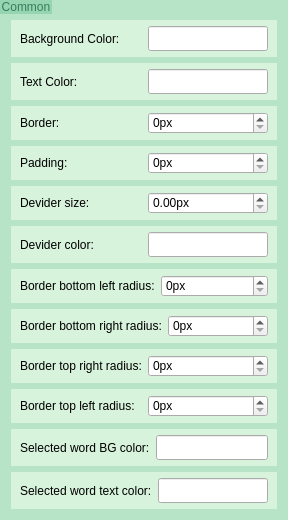
                      <widget class="QGroupBox" name="groupBox_66">
                       <property name="styleSheet">
                        <string notr="true">QGroupBox {
    border: none;
	background-color: rgb(183, 228, 199);
}

QGroupBox:title {
    border: none;
	color: rgb(56, 124, 92);
	background-color: rgb(149, 213, 178);
}
</string>
                       </property>
                       <property name="title">
                        <string>Common</string>
                       </property>
                       <layout class="QVBoxLayout" name="verticalLayout">
                        <property name="topMargin">
                         <number>20</number>
                        </property>
                        <item>
                         <widget class="QGroupBox" name="groupBox_109">
                          <property name="styleSheet">
                           <string notr="true">QGroupBox {
    border: none;
	background-color: rgb(216, 243, 220);
}


QGroupBox::title {
	border-radius:3px;
	background-color: rgb(183, 228, 199);
	color: rgb(62, 138, 102);
}</string>
                          </property>
                          <property name="title">
                           <string/>
                          </property>
                          <layout class="QHBoxLayout" name="horizontalLayout_63">
                           <property name="topMargin">
                            <number>6</number>
                           </property>
                           <property name="bottomMargin">
                            <number>6</number>
                           </property>
                           <item>
                            <widget class="QLabel" name="label_26">
                             <property name="text">
                              <string>Background Color:</string>
                             </property>
                            </widget>
                           </item>
                           <item>
                            <widget class="QLineEdit" name="BGColorLineEdit">
                             <property name="minimumSize">
                              <size>
                               <width>100</width>
                               <height>25</height>
                              </size>
                             </property>
                             <property name="maximumSize">
                              <size>
                               <width>120</width>
                               <height>16777215</height>
                              </size>
                             </property>
                            </widget>
                           </item>
                          </layout>
                         </widget>
                        </item>
                        <item>
                         <widget class="QGroupBox" name="groupBox_108">
                          <property name="styleSheet">
                           <string notr="true">QGroupBox {
    border: none;
	background-color: rgb(216, 243, 220);
}


QGroupBox::title {
	border-radius:3px;
	background-color: rgb(183, 228, 199);
	color: rgb(62, 138, 102);
}</string>
                          </property>
                          <property name="title">
                           <string/>
                          </property>
                          <layout class="QHBoxLayout" name="horizontalLayout_52">
                           <property name="topMargin">
                            <number>6</number>
                           </property>
                           <property name="bottomMargin">
                            <number>6</number>
                           </property>
                           <item>
                            <widget class="QLabel" name="label_27">
                             <property name="text">
                              <string>Text Color:</string>
                             </property>
                            </widget>
                           </item>
                           <item>
                            <widget class="QLineEdit" name="TextColorLineEdit">
                             <property name="minimumSize">
                              <size>
                               <width>100</width>
                               <height>25</height>
                              </size>
                             </property>
                             <property name="maximumSize">
                              <size>
                               <width>120</width>
                               <height>16777215</height>
                              </size>
                             </property>
                            </widget>
                           </item>
                          </layout>
                         </widget>
                        </item>
                        <item>
                         <widget class="QGroupBox" name="groupBox_107">
                          <property name="styleSheet">
                           <string notr="true">QGroupBox {
    border: none;
	background-color: rgb(216, 243, 220);
}

QGroupBox::title {
	border-radius:3px;
	background-color: rgb(183, 228, 199);
	color: rgb(62, 138, 102);
}</string>
                          </property>
                          <property name="title">
                           <string/>
                          </property>
                          <layout class="QHBoxLayout" name="horizontalLayout_53">
                           <property name="topMargin">
                            <number>6</number>
                           </property>
                           <property name="bottomMargin">
                            <number>6</number>
                           </property>
                           <item>
                            <widget class="QLabel" name="label_37">
                             <property name="text">
                              <string>Border:</string>
                             </property>
                            </widget>
                           </item>
                           <item>
                            <widget class="QSpinBox" name="BorderSpinBox">
                             <property name="minimumSize">
                              <size>
                               <width>100</width>
                               <height>0</height>
                              </size>
                             </property>
                             <property name="maximumSize">
                              <size>
                               <width>120</width>
                               <height>16777215</height>
                              </size>
                             </property>
                             <property name="suffix">
                              <string>px</string>
                             </property>
                             <property name="maximum">
                              <number>5</number>
                             </property>
                            </widget>
                           </item>
                          </layout>
                         </widget>
                        </item>
                        <item>
                         <widget class="QGroupBox" name="groupBox_106">
                          <property name="styleSheet">
                           <string notr="true">QGroupBox {
    border: none;
	background-color: rgb(216, 243, 220);
}
QGroupBox::title {
	border-radius:3px;
	background-color: rgb(183, 228, 199);
	color: rgb(62, 138, 102);
}</string>
                          </property>
                          <property name="title">
                           <string/>
                          </property>
                          <layout class="QHBoxLayout" name="horizontalLayout_54">
                           <property name="topMargin">
                            <number>6</number>
                           </property>
                           <property name="bottomMargin">
                            <number>6</number>
                           </property>
                           <item>
                            <widget class="QLabel" name="label_29">
                             <property name="text">
                              <string>Padding:</string>
                             </property>
                            </widget>
                           </item>
                           <item>
                            <widget class="QSpinBox" name="PadSpinBox">
                             <property name="minimumSize">
                              <size>
                               <width>100</width>
                               <height>0</height>
                              </size>
                             </property>
                             <property name="maximumSize">
                              <size>
                               <width>120</width>
                               <height>16777215</height>
                              </size>
                             </property>
                             <property name="suffix">
                              <string>px</string>
                             </property>
                            </widget>
                           </item>
                          </layout>
                         </widget>
                        </item>
                        <item>
                         <widget class="QGroupBox" name="groupBox_105">
                          <property name="styleSheet">
                           <string notr="true">QGroupBox {
    border: none;
	background-color: rgb(216, 243, 220);
}


QGroupBox::title {
	border-radius:3px;
	background-color: rgb(183, 228, 199);
	color: rgb(62, 138, 102);
}</string>
                          </property>
                          <property name="title">
                           <string/>
                          </property>
                          <layout class="QHBoxLayout" name="horizontalLayout_55">
                           <property name="topMargin">
                            <number>6</number>
                           </property>
                           <property name="bottomMargin">
                            <number>6</number>
                           </property>
                           <item>
                            <widget class="QLabel" name="label_30">
                             <property name="text">
                              <string>Devider size:</string>
                             </property>
                            </widget>
                           </item>
                           <item>
                            <widget class="QDoubleSpinBox" name="DeviderSpinBox">
                             <property name="minimumSize">
                              <size>
                               <width>100</width>
                               <height>0</height>
                              </size>
                             </property>
                             <property name="maximumSize">
                              <size>
                               <width>120</width>
                               <height>16777215</height>
                              </size>
                             </property>
                             <property name="suffix">
                              <string>px</string>
                             </property>
                             <property name="maximum">
                              <double>5.000000000000000</double>
                             </property>
                             <property name="singleStep">
                              <double>0.500000000000000</double>
                             </property>
                            </widget>
                           </item>
                          </layout>
                         </widget>
                        </item>
                        <item>
                         <widget class="QGroupBox" name="groupBox_104">
                          <property name="styleSheet">
                           <string notr="true">QGroupBox {
    border: none;
	background-color: rgb(216, 243, 220);
}


QGroupBox::title {
	border-radius:3px;
	background-color: rgb(183, 228, 199);
	color: rgb(62, 138, 102);
}</string>
                          </property>
                          <property name="title">
                           <string/>
                          </property>
                          <layout class="QHBoxLayout" name="horizontalLayout_56">
                           <property name="topMargin">
                            <number>6</number>
                           </property>
                           <property name="bottomMargin">
                            <number>6</number>
                           </property>
                           <item>
                            <widget class="QLabel" name="label_6">
                             <property name="text">
                              <string>Devider color:</string>
                             </property>
                            </widget>
                           </item>
                           <item>
                            <widget class="QLineEdit" name="DeviderColorLineEdit">
                             <property name="minimumSize">
                              <size>
                               <width>100</width>
                               <height>25</height>
                              </size>
                             </property>
                             <property name="maximumSize">
                              <size>
                               <width>120</width>
                               <height>16777215</height>
                              </size>
                             </property>
                            </widget>
                           </item>
                          </layout>
                         </widget>
                        </item>
                        <item>
                         <widget class="QGroupBox" name="groupBox_103">
                          <property name="styleSheet">
                           <string notr="true">QGroupBox {
    border: none;
	background-color: rgb(216, 243, 220);
}


QGroupBox::title {
	border-radius:3px;
	background-color: rgb(183, 228, 199);
	color: rgb(62, 138, 102);
}</string>
                          </property>
                          <property name="title">
                           <string/>
                          </property>
                          <layout class="QHBoxLayout" name="horizontalLayout_57">
                           <property name="topMargin">
                            <number>6</number>
                           </property>
                           <property name="bottomMargin">
                            <number>6</number>
                           </property>
                           <item>
                            <widget class="QLabel" name="label_31">
                             <property name="text">
                              <string>Border bottom left radius:</string>
                             </property>
                            </widget>
                           </item>
                           <item>
                            <widget class="QSpinBox" name="bottomLeftSpinBox">
                             <property name="minimumSize">
                              <size>
                               <width>100</width>
                               <height>0</height>
                              </size>
                             </property>
                             <property name="maximumSize">
                              <size>
                               <width>120</width>
                               <height>16777215</height>
                              </size>
                             </property>
                             <property name="suffix">
                              <string>px</string>
                             </property>
                            </widget>
                           </item>
                          </layout>
                         </widget>
                        </item>
                        <item>
                         <widget class="QGroupBox" name="groupBox_102">
                          <property name="styleSheet">
                           <string notr="true">QGroupBox {
    border: none;
	background-color: rgb(216, 243, 220);
}


QGroupBox::title {
	border-radius:3px;
	background-color: rgb(183, 228, 199);
	color: rgb(62, 138, 102);
}</string>
                          </property>
                          <property name="title">
                           <string/>
                          </property>
                          <layout class="QHBoxLayout" name="horizontalLayout_58">
                           <property name="topMargin">
                            <number>6</number>
                           </property>
                           <property name="bottomMargin">
                            <number>6</number>
                           </property>
                           <item>
                            <widget class="QLabel" name="label_32">
                             <property name="text">
                              <string>Border bottom right radius:</string>
                             </property>
                            </widget>
                           </item>
                           <item>
                            <widget class="QSpinBox" name="BottomRightSpinBox">
                             <property name="minimumSize">
                              <size>
                               <width>100</width>
                               <height>0</height>
                              </size>
                             </property>
                             <property name="maximumSize">
                              <size>
                               <width>120</width>
                               <height>16777215</height>
                              </size>
                             </property>
                             <property name="suffix">
                              <string>px</string>
                             </property>
                            </widget>
                           </item>
                          </layout>
                         </widget>
                        </item>
                        <item>
                         <widget class="QGroupBox" name="groupBox_101">
                          <property name="styleSheet">
                           <string notr="true">QGroupBox {
    border: none;
	background-color: rgb(216, 243, 220);
}


QGroupBox::title {
	border-radius:3px;
	background-color: rgb(183, 228, 199);
	color: rgb(62, 138, 102);
}</string>
                          </property>
                          <property name="title">
                           <string/>
                          </property>
                          <layout class="QHBoxLayout" name="horizontalLayout_59">
                           <property name="topMargin">
                            <number>6</number>
                           </property>
                           <property name="bottomMargin">
                            <number>6</number>
                           </property>
                           <item>
                            <widget class="QLabel" name="label_42">
                             <property name="text">
                              <string>Border top right radius:</string>
                             </property>
                            </widget>
                           </item>
                           <item>
                            <widget class="QSpinBox" name="TopRightSpinBox">
                             <property name="minimumSize">
                              <size>
                               <width>100</width>
                               <height>0</height>
                              </size>
                             </property>
                             <property name="maximumSize">
                              <size>
                               <width>120</width>
                               <height>16777215</height>
                              </size>
                             </property>
                             <property name="suffix">
                              <string>px</string>
                             </property>
                            </widget>
                           </item>
                          </layout>
                         </widget>
                        </item>
                        <item>
                         <widget class="QGroupBox" name="groupBox_100">
                          <property name="styleSheet">
                           <string notr="true">QGroupBox {
    border: none;
	background-color: rgb(216, 243, 220);
}


QGroupBox::title {
	border-radius:3px;
	background-color: rgb(183, 228, 199);
	color: rgb(62, 138, 102);
}</string>
                          </property>
                          <property name="title">
                           <string/>
                          </property>
                          <layout class="QHBoxLayout" name="horizontalLayout_60">
                           <property name="topMargin">
                            <number>6</number>
                           </property>
                           <property name="bottomMargin">
                            <number>6</number>
                           </property>
                           <item>
                            <widget class="QLabel" name="label_43">
                             <property name="text">
                              <string>Border top left radius:</string>
                             </property>
                            </widget>
                           </item>
                           <item>
                            <widget class="QSpinBox" name="topLeftSpinBox">
                             <property name="minimumSize">
                              <size>
                               <width>100</width>
                               <height>0</height>
                              </size>
                             </property>
                             <property name="maximumSize">
                              <size>
                               <width>120</width>
                               <height>16777215</height>
                              </size>
                             </property>
                             <property name="suffix">
                              <string>px</string>
                             </property>
                            </widget>
                           </item>
                          </layout>
                         </widget>
                        </item>
                        <item>
                         <widget class="QGroupBox" name="groupBox_99">
                          <property name="styleSheet">
                           <string notr="true">QGroupBox {
    border: none;
	background-color: rgb(216, 243, 220);
}


QGroupBox::title {
	border-radius:3px;
	background-color: rgb(183, 228, 199);
	color: rgb(62, 138, 102);
}</string>
                          </property>
                          <property name="title">
                           <string/>
                          </property>
                          <layout class="QHBoxLayout" name="horizontalLayout_61">
                           <property name="topMargin">
                            <number>6</number>
                           </property>
                           <property name="bottomMargin">
                            <number>6</number>
                           </property>
                           <item>
                            <widget class="QLabel" name="label_44">
                             <property name="text">
                              <string>Selected word BG color:</string>
                             </property>
                            </widget>
                           </item>
                           <item>
                            <widget class="QLineEdit" name="BGColorLineEdit_2">
                             <property name="minimumSize">
                              <size>
                               <width>100</width>
                               <height>25</height>
                              </size>
                             </property>
                             <property name="maximumSize">
                              <size>
                               <width>120</width>
                               <height>16777215</height>
                              </size>
                             </property>
                            </widget>
                           </item>
                          </layout>
                         </widget>
                        </item>
                        <item>
                         <widget class="QGroupBox" name="groupBox_98">
                          <property name="styleSheet">
                           <string notr="true">QGroupBox {
    border: none;
	background-color: rgb(216, 243, 220);
}


QGroupBox::title {
	border-radius:3px;
	background-color: rgb(183, 228, 199);
	color: rgb(62, 138, 102);
}</string>
                          </property>
                          <property name="title">
                           <string/>
                          </property>
                          <layout class="QHBoxLayout" name="horizontalLayout_62">
                           <property name="topMargin">
                            <number>6</number>
                           </property>
                           <property name="bottomMargin">
                            <number>6</number>
                           </property>
                           <item>
                            <widget class="QLabel" name="label_45">
                             <property name="text">
                              <string>Selected word text color:</string>
                             </property>
                            </widget>
                           </item>
                           <item>
                            <widget class="QLineEdit" name="BGColorLineEdit_3">
                             <property name="minimumSize">
                              <size>
                               <width>100</width>
                               <height>25</height>
                              </size>
                             </property>
                             <property name="maximumSize">
                              <size>
                               <width>120</width>
                               <height>16777215</height>
                              </size>
                             </property>
                            </widget>
                           </item>
                          </layout>
                         </widget>
                        </item>
                       </layout>
                      </widget>
